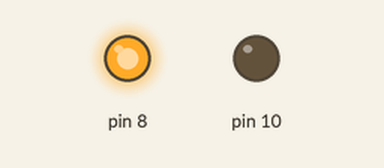
A sketch run on a simulated Arduino Uno, built with avr-gcc and run on an emulated ATmega328P. Shown: output pins drawn as LEDs (lit = HIGH).

Above: at 0.05 s.
At 2.05 s:
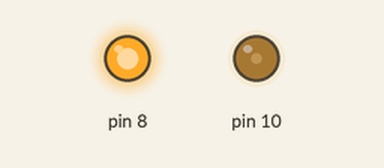
At 4.05 s:
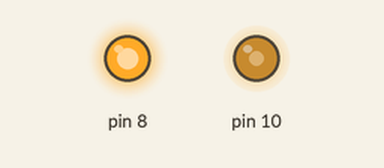
At 8.1 s:
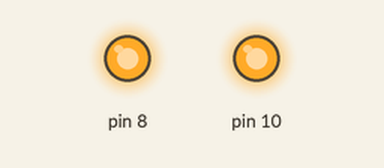
Timing chart, 0 to 14.4 s (numbered marks = the images above):
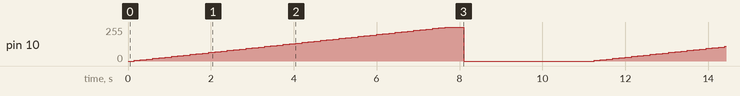

The sketch:

led2_motagaer.ino
```cpp
int x=0;
void setup() {
pinMode(8,OUTPUT);
pinMode(10,OUTPUT);
digitalWrite(8,1);
}
void loop() {
analogWrite (10,x);
delay(150);
if (x<255) {x=x+5;}
else
{x=0; delay(300);
analogWrite (10,x);
delay(3000);}
}
```

Measured:
- by itself, pin 10: ramps from 0/255 to 255/255 and jumps back, once every 11.1 s
